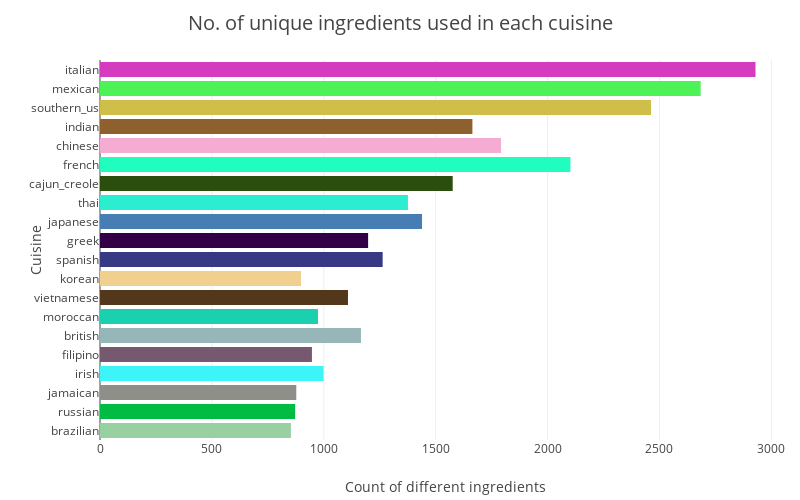

The cell this chart's notebook holds for it:
### Code cell
# Plot of cuisine wise no. of unique ingredients

data = [graph.Bar(x = [i[1] for i in cuisineallingr],
                    y = [i[0] for i in cuisineallingr],
                    orientation = 'h', marker = dict(color = random_colours(20)))]
layout = graph.Layout(xaxis = dict(title= 'Count of different ingredients'),
                        yaxis = dict(title='Cuisine'),
                        title = 'No. of unique ingredients used in each cuisine', titlefont = dict(size = 20),
                        margin =  dict(l=100,r=10,b=60,t=60),
                        width =800, height = 500)

iplot(graph.Figure(data=data, layout=layout))

### Figure 1 — Plotly figure (JSON) as saved in the notebook; plotly's stock layout.template omitted (floating-point values rounded to 4 significant figures)
{"data": [{"marker": {"color": ["#98D0A2", "#01BC43", "#8E8F89", "#3DF5F9", "#76596F", "#96B6B7", "#1AD0AE", "#53371A", "#F1CF8E", "#373985", "#330048", "#467EB3", "#2DEDD1", "#2B4D0D", "#21FCBF", "#F5ACD2", "#8D602D", "#CFBF4A", "#4CF256", "#D43BBE"]}, "orientation": "h", "type": "bar", "uid": "479987e3-d987-4eb5-b2b9-b84bc9be3e6b", "x": [853, 872, 877, 999, 947, 1166, 974, 1108, 898, 1263, 1198, 1439, 1376, 1576, 2102, 1792, 1664, 2462, 2684, 2929], "y": ["brazilian", "russian", "jamaican", "irish", "filipino", "british", "moroccan", "vietnamese", "korean", "spanish", "greek", "japanese", "thai", "cajun_creole", "french", "chinese", "indian", "southern_us", "mexican", "italian"]}], "layout": {"height": 500, "margin": {"b": 60, "l": 100, "r": 10, "t": 60}, "title": {"font": {"size": 20}, "text": "No. of unique ingredients used in each cuisine"}, "width": 800, "xaxis": {"title": {"text": "Count of different ingredients"}}, "yaxis": {"title": {"text": "Cuisine"}}}}
